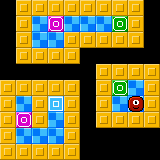

The image is a tile-based game level rendered from a .tmx file. Its description and complete source (layers, tilesets, objects, tile grids) follow:
An orthogonal 10x10 tile map with 16x16 px tiles, 3 tile layers (floor, walls, items).

<map version="1.10" tiledversion="1.11.0" orientation="orthogonal" renderorder="left-up" width="10" height="10" tilewidth="16" tileheight="16" infinite="0" nextlayerid="4" nextobjectid="1">
 <editorsettings>
  <export format="defold" />
 </editorsettings>
 <properties>
  <property name="moves" type="int" value="10" />
  <property name="name" value="ISLANDS" />
 </properties>
 <tileset firstgid="1" source="tiles.tsx" />
 <layer id="1" name="floor" width="10" height="10">
  <data encoding="csv">
0,0,0,0,0,0,0,0,0,0,
0,0,52,52,52,52,52,52,0,0,
0,0,52,52,0,0,0,0,0,0,
0,0,0,0,0,0,0,0,0,0,
0,0,0,0,0,0,0,0,0,0,
0,0,0,0,0,0,0,52,52,0,
0,52,0,52,0,0,0,52,52,0,
0,52,0,52,0,0,0,0,0,0,
0,52,52,52,0,0,0,0,0,0,
0,0,0,0,0,0,0,0,0,0
</data>
 </layer>
 <layer id="2" name="walls" width="10" height="10">
  <data encoding="csv">
0,51,51,51,51,51,51,51,51,0,
0,51,0,0,0,0,0,0,51,0,
0,51,0,0,51,51,51,51,51,0,
0,51,51,51,51,0,0,0,0,0,
0,0,0,0,0,0,51,51,51,51,
51,51,51,51,51,0,51,0,0,51,
51,0,51,0,51,0,51,0,0,51,
51,0,51,0,51,0,51,51,51,51,
51,0,0,0,51,0,0,0,0,0,
51,51,51,51,51,0,0,0,0,0
</data>
 </layer>
 <layer id="3" name="items" width="10" height="10">
  <data encoding="csv">
0,0,0,0,0,0,0,0,0,0,
0,0,0,8,0,0,0,7,0,0,
0,0,0,0,0,0,0,0,0,0,
0,0,0,0,0,0,0,0,0,0,
0,0,0,0,0,0,0,0,0,0,
0,0,0,0,0,0,0,7,0,0,
0,0,0,1,0,0,0,0,2,0,
0,8,0,0,0,0,0,0,0,0,
0,0,0,0,0,0,0,0,0,0,
0,0,0,0,0,0,0,0,0,0
</data>
 </layer>
</map>
